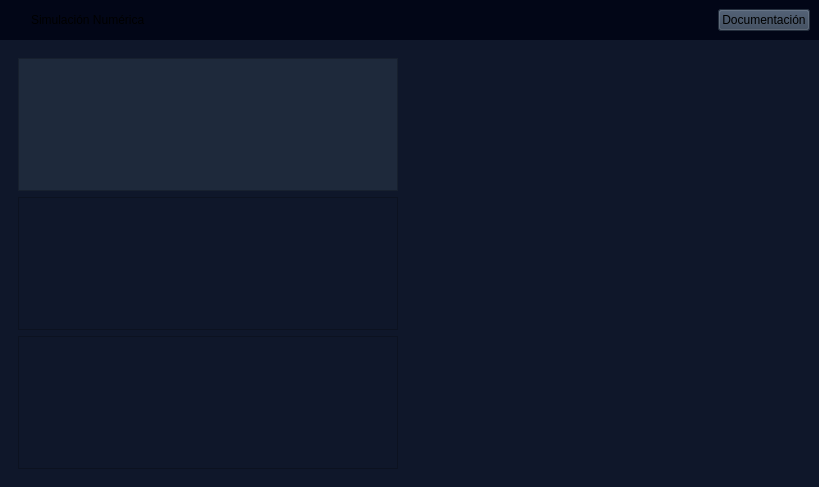
<?xml version="1.0" encoding="UTF-8"?>
<ui version="4.0">
 <class>MainWindow</class>
 <widget class="QMainWindow" name="MainWindow">
  <property name="geometry">
   <rect>
    <x>0</x>
    <y>0</y>
    <width>819</width>
    <height>487</height>
   </rect>
  </property>
  <property name="minimumSize">
   <size>
    <width>16</width>
    <height>16</height>
   </size>
  </property>
  <property name="windowTitle">
   <string>MainWindow</string>
  </property>
  <widget class="QWidget" name="centralwidget">
   <layout class="QVBoxLayout" name="verticalLayout">
    <property name="spacing">
     <number>0</number>
    </property>
    <property name="sizeConstraint">
     <enum>QLayout::SizeConstraint::SetDefaultConstraint</enum>
    </property>
    <property name="leftMargin">
     <number>0</number>
    </property>
    <property name="topMargin">
     <number>0</number>
    </property>
    <property name="rightMargin">
     <number>0</number>
    </property>
    <property name="bottomMargin">
     <number>0</number>
    </property>
    <item alignment="Qt::AlignmentFlag::AlignTop">
     <widget class="QWidget" name="header" native="true">
      <property name="styleSheet">
       <string notr="true">background-color: #020617</string>
      </property>
      <layout class="QHBoxLayout" name="horizontalLayout">
       <property name="spacing">
        <number>6</number>
       </property>
       <property name="leftMargin">
        <number>9</number>
       </property>
       <property name="topMargin">
        <number>9</number>
       </property>
       <property name="rightMargin">
        <number>9</number>
       </property>
       <property name="bottomMargin">
        <number>9</number>
       </property>
       <item>
        <widget class="QLabel" name="label_2">
         <property name="maximumSize">
          <size>
           <width>16</width>
           <height>16</height>
          </size>
         </property>
         <property name="text">
          <string/>
         </property>
         <property name="pixmap">
          <pixmap resource="iconos.qrc">:/feather/icons/feather/book-open.svg</pixmap>
         </property>
         <property name="scaledContents">
          <bool>true</bool>
         </property>
        </widget>
       </item>
       <item alignment="Qt::AlignmentFlag::AlignLeft">
        <widget class="QLabel" name="label">
         <property name="text">
          <string>Simulación Numérica</string>
         </property>
        </widget>
       </item>
       <item alignment="Qt::AlignmentFlag::AlignRight">
        <widget class="QPushButton" name="documentacionButton">
         <property name="styleSheet">
          <string notr="true">background-color: #334155</string>
         </property>
         <property name="text">
          <string>Documentación</string>
         </property>
         <property name="icon">
          <iconset resource="iconos.qrc">
           <normaloff>:/feather/icons/feather/info.svg</normaloff>:/feather/icons/feather/info.svg</iconset>
         </property>
        </widget>
       </item>
      </layout>
     </widget>
    </item>
    <item>
     <widget class="QWidget" name="mainBody" native="true">
      <property name="sizePolicy">
       <sizepolicy hsizetype="Expanding" vsizetype="Expanding">
        <horstretch>0</horstretch>
        <verstretch>0</verstretch>
       </sizepolicy>
      </property>
      <property name="styleSheet">
       <string notr="true">background-color: rgb(15, 23, 42);</string>
      </property>
      <layout class="QHBoxLayout" name="horizontalLayout_2">
       <item>
        <widget class="QWidget" name="configMenu" native="true">
         <layout class="QVBoxLayout" name="verticalLayout_2">
          <item>
           <widget class="QFrame" name="problemMenu">
            <property name="styleSheet">
             <string notr="true">background-color: rgb(30, 41, 59);</string>
            </property>
            <property name="frameShape">
             <enum>QFrame::Shape::StyledPanel</enum>
            </property>
            <property name="frameShadow">
             <enum>QFrame::Shadow::Raised</enum>
            </property>
           </widget>
          </item>
          <item>
           <widget class="QFrame" name="mallaMenu">
            <property name="frameShape">
             <enum>QFrame::Shape::StyledPanel</enum>
            </property>
            <property name="frameShadow">
             <enum>QFrame::Shadow::Raised</enum>
            </property>
           </widget>
          </item>
          <item>
           <widget class="QFrame" name="paramMenu">
            <property name="frameShape">
             <enum>QFrame::Shape::StyledPanel</enum>
            </property>
            <property name="frameShadow">
             <enum>QFrame::Shadow::Raised</enum>
            </property>
           </widget>
          </item>
         </layout>
        </widget>
       </item>
       <item>
        <widget class="QWidget" name="resultsMenu" native="true"/>
       </item>
      </layout>
     </widget>
    </item>
   </layout>
  </widget>
 </widget>
 <resources>
  <include location="iconos.qrc"/>
 </resources>
 <connections/>
</ui>
